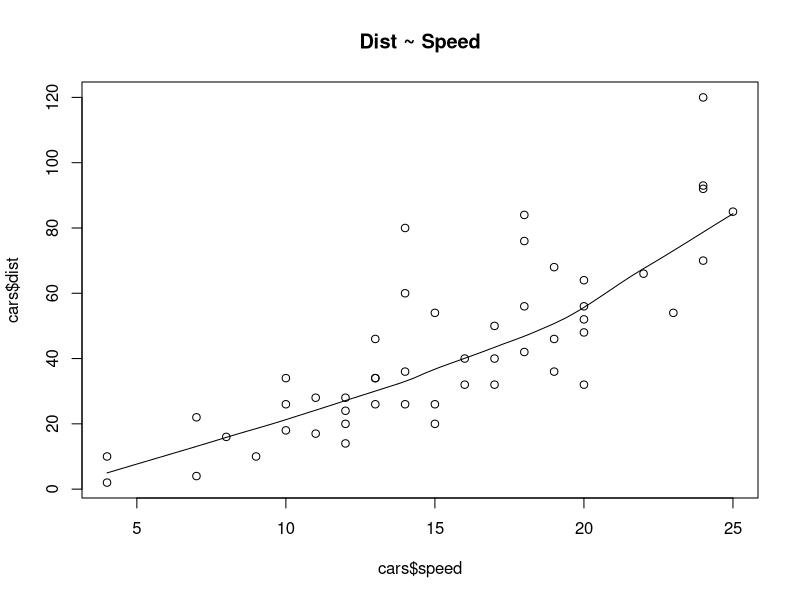
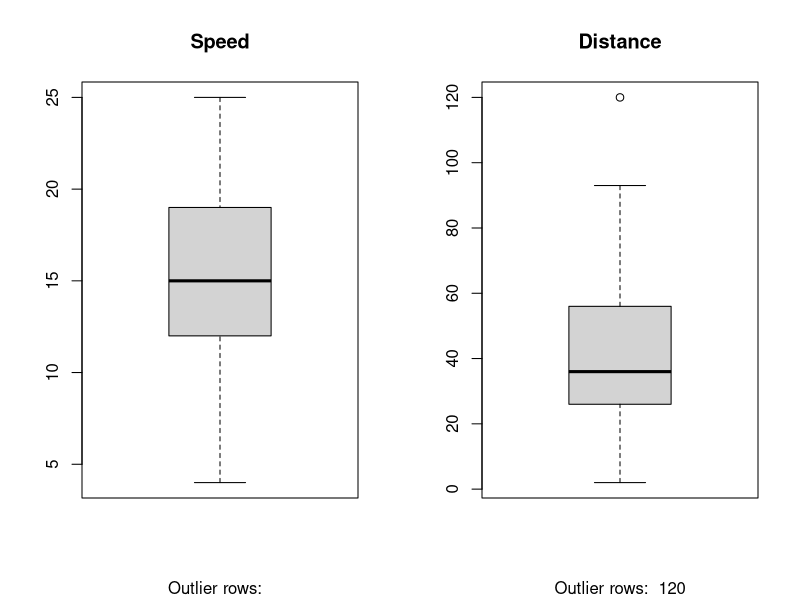
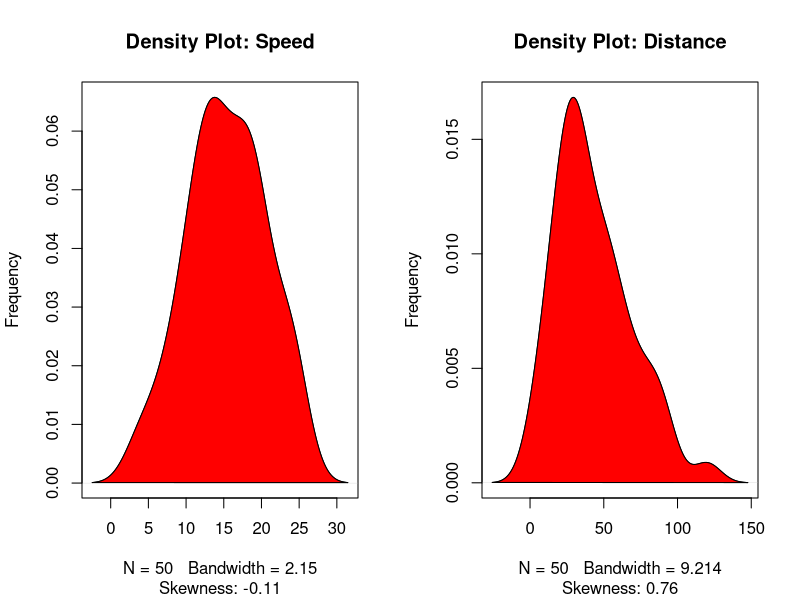
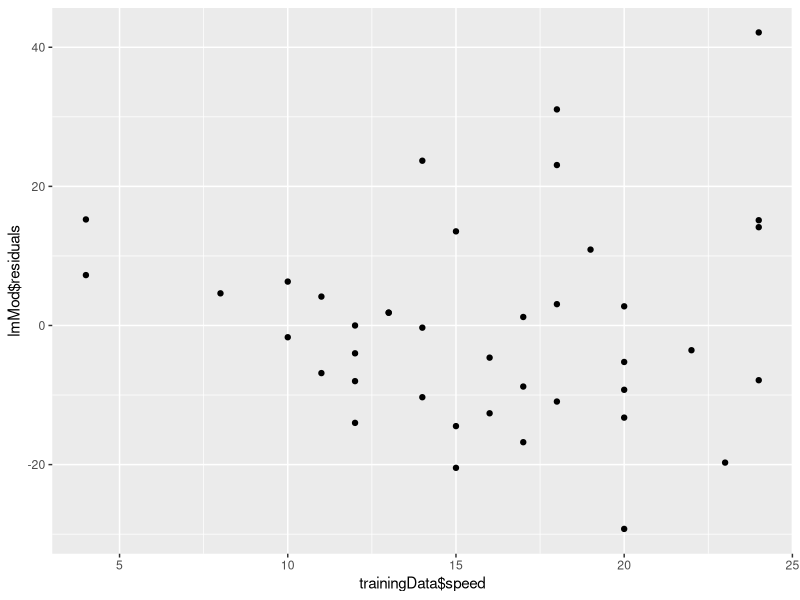

Recreate these plots in R, in order.
# Simple Regression Model Example

library(tidyverse)
library(e1071)


head(cars)


# Scatter Plot for Relationship
scatter.smooth(x=cars$speed, y=cars$dist, main="Dist ~ Speed")


# Boxplot for Outliers

par(mfrow=c(1, 2))  # divide graph area in 2 columns
boxplot(cars$speed, main="Speed", sub=paste("Outlier rows: ", boxplot.stats(cars$speed)$out))  # box plot for 'speed'
boxplot(cars$dist, main="Distance", sub=paste("Outlier rows: ", boxplot.stats(cars$dist)$out))  # box plot for 'distance'



# Density plot for Normal Distribution


par(mfrow=c(1, 2))  # divide graph area in 2 columns
plot(density(cars$speed), main="Density Plot: Speed", ylab="Frequency", sub=paste("Skewness:", round(e1071::skewness(cars$speed), 2)))  # density plot for 'speed'
polygon(density(cars$speed), col="red")
plot(density(cars$dist), main="Density Plot: Distance", ylab="Frequency", sub=paste("Skewness:", round(e1071::skewness(cars$dist), 2)))  # density plot for 'dist'
polygon(density(cars$dist), col="red")



# Corelation
cor(cars$speed, cars$dist)


# Build Linear Model 
linearMod <- lm(dist ~ speed, data = cars)


modelSummary <- summary(linearMod)  # capture model summary as an object
modelCoeffs <- modelSummary$coefficients  # model coefficients
beta.estimate <- modelCoeffs["speed", "Estimate"]  # get beta estimate for speed
std.error <- modelCoeffs["speed", "Std. Error"]  # get std.error for speed
t_value <- beta.estimate/std.error  # calc t statistic
p_value <- 2*pt(-abs(t_value), df=nrow(cars)-ncol(cars))  # calc p Value
f_statistic <- linearMod$fstatistic[1]  # fstatistic
f <- summary(linearMod)$fstatistic  # parameters for model p-value calc
model_p <- pf(f[1], f[2], f[3], lower=FALSE)


# Akaike's information creation / Bayesian information creation
AIC(linearMod)  
BIC(linearMod)  



# Prediction linear models
set.seed(26112017)

trainingRowIndex <- sample(1:nrow(cars), 0.8*nrow(cars))  # row indices for training data
trainingData <- cars[trainingRowIndex, ]  # model training data
testData  <- cars[-trainingRowIndex, ]   # test data


lmMod <- lm(dist ~ speed, data=trainingData)  # build the model
distPred <- predict(lmMod, testData)  # predict distance



summary(lmMod)


qplot(x = trainingData$speed , y = lmMod$residuals)



AIC(lmMod)
#337.6072